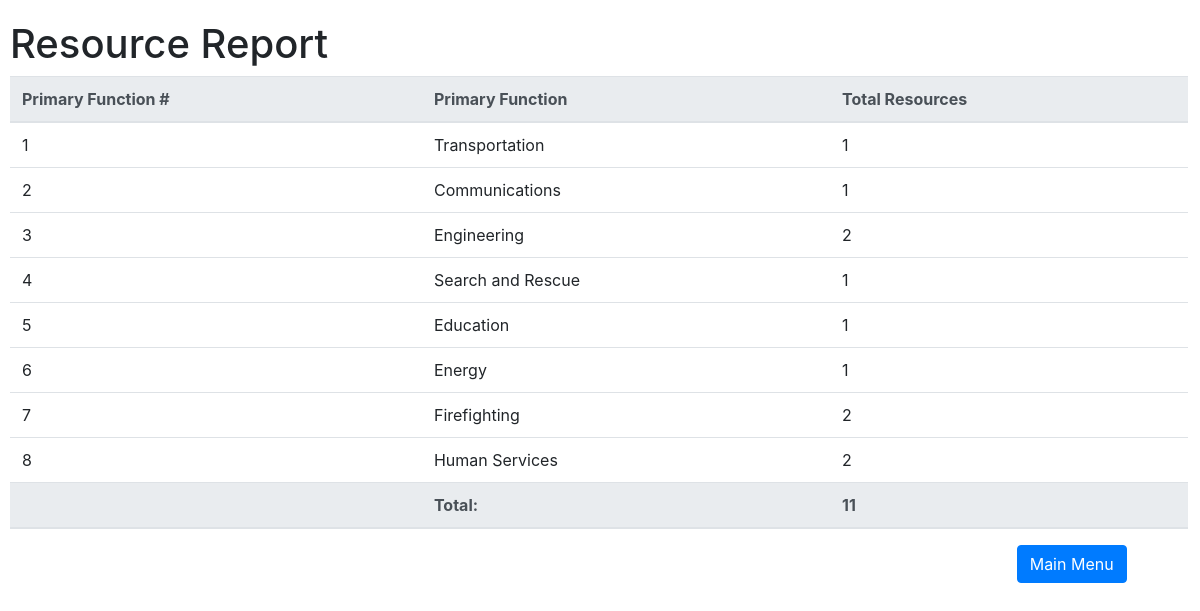
The page /resource_report.php (signed in) on the database its author committed.
### tables this page shows
CREATE TABLE `primaryfunction` (
  `functionnumber` int(11) NOT NULL,
  `functionname` varchar(255) NOT NULL
);

### resource_report.php (the view, shortened to what this page needs)
<?php
  include('session.php');
  $sql = "SELECT primaryfunction.functionname, primaryfunction.functionnumber, COUNT(primary_func) AS 'count' FROM primaryfunction
  LEFT JOIN resources ON  primaryfunction.functionnumber = resources.primary_func
  GROUP BY functionnumber";
  $result = $conn->query($sql);
  $sql2 = "SELECT COUNT(primary_func) AS 'total' FROM resources";
  $result2 = $conn->query($sql2);
  if ($result->num_rows > 0)
  {
    echo "<body style='width: 99%; padding-left: 10px;'>
          <table class='table table-md'>
            <thead class='thead-light'>
              <h1>Resource Report</h1>
              <tr>
                <th scope='col'>Primary Function #</th>
                <th scope='col'>Primary Function</th>
                <th scope='col'>Total Resources</th>
              </tr>";
    while($row = $result->fetch_assoc())
    {
      echo "<tr>
              <td>" . $row["functionnumber"] . "</td>
              <td>" . $row["functionname"] . "</td>
              <td>" . $row["count"] . "</td>
            </tr>";
    }
    while($row = $result2->fetch_assoc())
    {
      echo "<tr>
              <th></td>
              <th style='font-weight: bold;'>Total: </td>
              <th>" . $row["total"] . "</td>
            </tr>";
    }
    echo "
          </table>
          <script src='https://code.jquery.com/jquery-3.3.1.slim.min.js'></script>
          <script src='https://cdnjs.cloudflare.com/ajax/libs/popper.js/1.14.3/umd/popper.min.js'></script>
          <script src='https://stackpath.bootstrapcdn.com/bootstrap/4.1.3/js/bootstrap.min.js'></script>
        </body>";
  }
  else
  {
    echo "0 results";
  }
?>
<!DOCTYPE>
<html>
  <head>
    <link rel="stylesheet" href="TEVG.css">
    <link rel="stylesheet" href="https://stackpath.bootstrapcdn.com/bootstrap/4.1.3/css/bootstrap.min.css">
  </head>
  <body>
    <div class='row' id='cancelSave'>
      <div class='col-md-2'>
        <a class='btn btn-primary' href='index.php' role='button'>Main Menu</a>
      </div>
    </div>
  </body>
</html>

### TEVG.css (style rules this page uses)
body { font-family: "Trebuchet MS", Helvetica, sans-serif; }
h1, h5 { padding-top: 20px; }
#cancelSave { display: flex; justify-content: flex-end; }

### rows shown on the page
primaryfunction: functionnumber "1", functionname "Transportation", count "1"
primaryfunction: functionnumber "2", functionname "Communications", count "1"
primaryfunction: functionnumber "3", functionname "Engineering", count "2"
primaryfunction: functionnumber "4", functionname "Search and Rescue", count "1"
primaryfunction: functionnumber "5", functionname "Education", count "1"
primaryfunction: functionnumber "6", functionname "Energy", count "1"
primaryfunction: functionnumber "7", functionname "Firefighting", count "2"
primaryfunction: functionnumber "8", functionname "Human Services", count "2"

### other values the page prints
$row["total"] "11"
